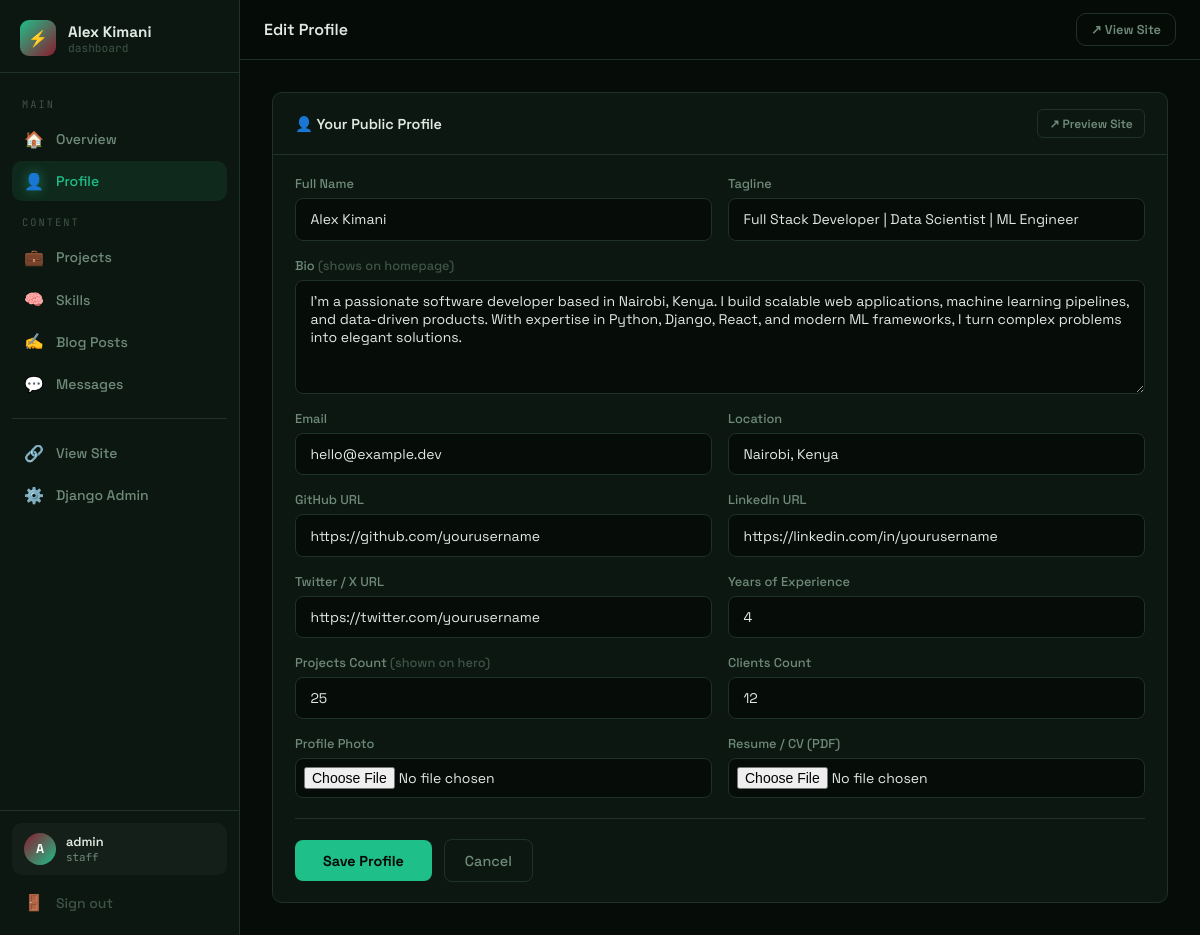
The app's page /dashboard/profile/ (signed in), older data.
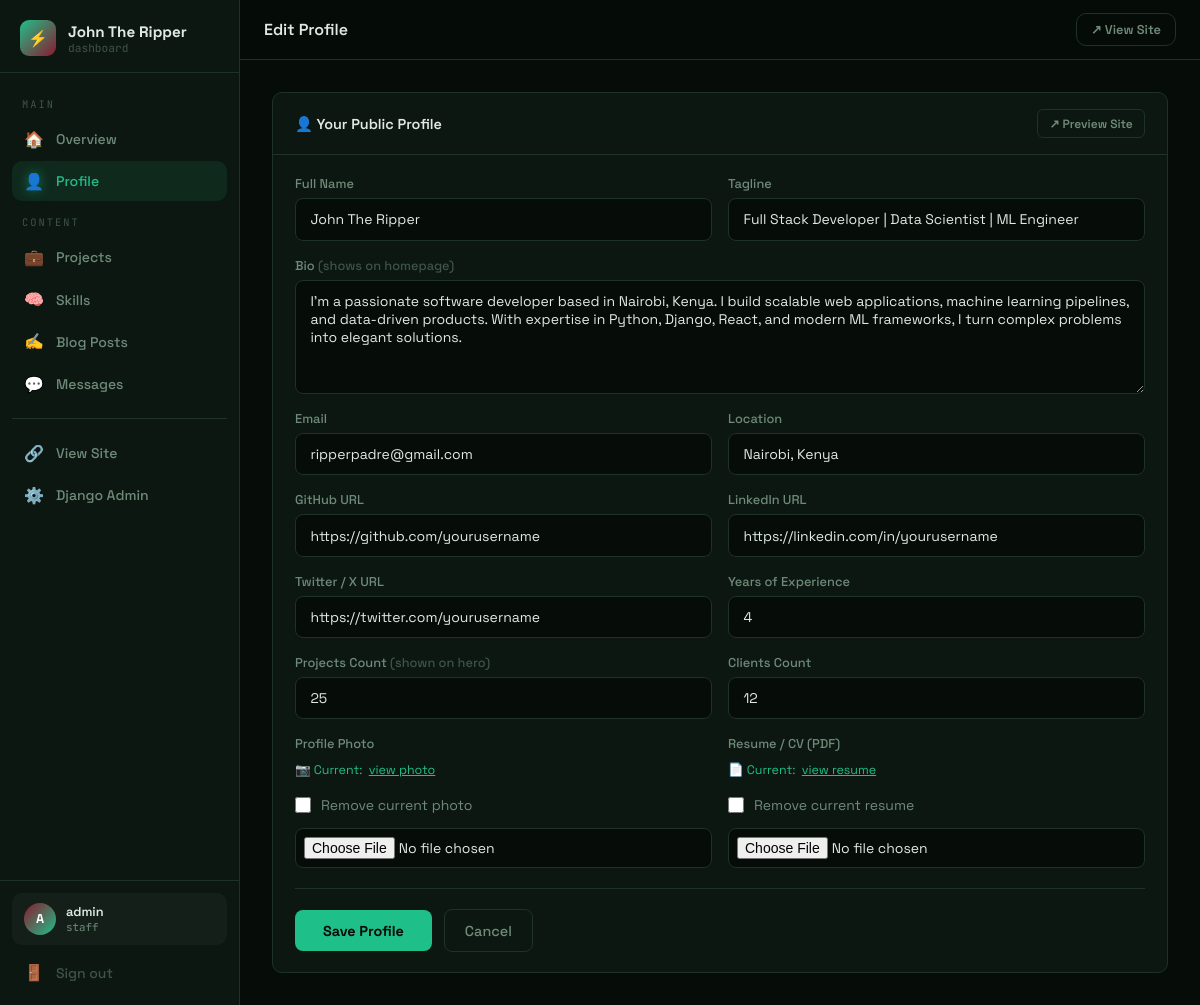
The same page, newer data.
### core/models.py (models this page shows, shortened)
class Profile(models.Model):
    name = models.CharField(max_length=100, default="Your Name")
    tagline = models.CharField(max_length=200, default="Full Stack Developer | Data Scientist")
    bio = models.TextField(default="")
    avatar = models.ImageField(upload_to='profile/', blank=True, null=True)
    resume = models.FileField(upload_to='resume/', blank=True, null=True)
    github = models.URLField(blank=True)
    linkedin = models.URLField(blank=True)
    twitter = models.URLField(blank=True)
    email = models.EmailField(blank=True)
    location = models.CharField(max_length=100, blank=True, default="Nairobi, Kenya")
    years_experience = models.IntegerField(default=0)
    projects_count = models.IntegerField(default=0)
    clients_count = models.IntegerField(default=0)
    class Meta:
        verbose_name = "Profile"

### core/dashboard_views.py (the view)
    def wrapper(request, *args, **kwargs):
        if not request.user.is_authenticated:
            return redirect(f'/dashboard/login/?next={request.path}')
        if not request.user.is_staff:
            return redirect('/')
        return view_func(request, *args, **kwargs)

### core/forms.py
class ProfileForm(forms.ModelForm):
    class Meta:
        model = Profile
        fields = [
            'name', 'tagline', 'bio', 'avatar', 'resume',
            'email', 'location', 'github', 'linkedin', 'twitter',
            'years_experience', 'projects_count', 'clients_count',
        ]
        widgets = {
            'bio': forms.Textarea(attrs={'rows': 5}),
        }

### core/context_processors.py (called while the page is built)
def site_profile(request):
    profile = Profile.objects.first()
    return {'site_profile': profile}

### core/dashboard_views.py (called while the page is built)
def _staff_required(view_func):
    def wrapper(request, *args, **kwargs):
        if not request.user.is_authenticated:
            return redirect(f'/dashboard/login/?next={request.path}')
        if not request.user.is_staff:
            return redirect('/')
        return view_func(request, *args, **kwargs)
    wrapper.__name__ = view_func.__name__
    return wrapper

def _dash_context(request, **extra):
    unread = ContactMessage.objects.filter(read=False).count()
    ctx = {'unread_count': unread}
    ctx.update(extra)
    return ctx

### core/templates/core/dashboard/profile.html (shortened to what the changed rows need)
{% extends 'core/dashboard/base.html' %}
{% block content %}
<div class="dash-card" style="max-width:900px">
  <div class="dash-card-body">
    <form method="POST" enctype="multipart/form-data" novalidate>
      <div class="form-grid">
        <div class="field-group">
          <label class="field-label" for="{{ form.name.id_for_label }}">Full Name</label>
          <input type="text" name="{{ form.name.html_name }}" id="{{ form.name.id_for_label }}"
            value="{{ form.name.value|default:'' }}" class="field-input" placeholder="Alex Kimani">
        </div>
        <div class="field-group">
          <label class="field-label" for="{{ form.tagline.id_for_label }}">Tagline</label>
          <input type="text" name="{{ form.tagline.html_name }}" id="{{ form.tagline.id_for_label }}"
            value="{{ form.tagline.value|default:'' }}" class="field-input" placeholder="Full Stack Developer | Data Scientist">
        </div>
        <div class="field-group form-full">
          <label class="field-label">Bio <span style="color:var(--text-dim)">(shows on homepage)</span></label>
          <textarea name="{{ form.bio.html_name }}" class="field-input" rows="5"
            placeholder="Tell visitors about yourself...">{{ form.bio.value|default:'' }}</textarea>
        </div>
        <div class="field-group">
          <label class="field-label">Email</label>
          <input type="email" name="{{ form.email.html_name }}"
            value="{{ form.email.value|default:'' }}" class="field-input" placeholder="hello@example.com">
        </div>
        <div class="field-group">
          <label class="field-label">Location</label>
          <input type="text" name="{{ form.location.html_name }}"
            value="{{ form.location.value|default:'' }}" class="field-input" placeholder="Nairobi, Kenya">
        </div>
        <div class="field-group">
          <label class="field-label">GitHub URL</label>
          <input type="url" name="{{ form.github.html_name }}"
            value="{{ form.github.value|default:'' }}" class="field-input" placeholder="https://github.com/username">
        </div>
        <div class="field-group">
          <label class="field-label">LinkedIn URL</label>
          <input type="url" name="{{ form.linkedin.html_name }}"
            value="{{ form.linkedin.value|default:'' }}" class="field-input" placeholder="https://linkedin.com/in/username">
        </div>
        <div class="field-group">
          <label class="field-label">Twitter / X URL</label>
          <input type="url" name="{{ form.twitter.html_name }}"
            value="{{ form.twitter.value|default:'' }}" class="field-input" placeholder="https://twitter.com/username">
        </div>
        <div class="field-group">
          <label class="field-label">Profile Photo</label>
          {% if profile.avatar %}
          <div class="field-file-current">📷 Current: <a href="{{ profile.avatar.url }}" target="_blank" style="color:var(--accent)">view photo</a></div>
          <label class="field-check" style="margin-top:0.25rem">
            <input type="checkbox" name="{{ form.avatar.html_name }}-clear">
            <span>Remove current photo</span>
          </label>
          {% endif %}
          <input type="file" name="{{ form.avatar.html_name }}" class="field-input" accept="image/*" style="padding:0.5rem">
        </div>
        <div class="field-group">
          <label class="field-label">Resume / CV (PDF)</label>
          {% if profile.resume %}
          <div class="field-file-current">📄 Current: <a href="{{ profile.resume.url }}" target="_blank" style="color:var(--accent)">view resume</a></div>
          <label class="field-check" style="margin-top:0.25rem">
            <input type="checkbox" name="{{ form.resume.html_name }}-clear">
            <span>Remove current resume</span>
          </label>
          {% endif %}
          <input type="file" name="{{ form.resume.html_name }}" class="field-input" accept=".pdf,.doc,.docx" style="padding:0.5rem">
        </div>
      </div>
    </form>
  </div>
</div>
{% endblock %}

### core/templates/core/dashboard/base.html (shortened to what this page needs)
<!DOCTYPE html>
<html lang="en">
<head>
  {% load static %}
</head>
<body>
<div class="dash-layout">
  <aside class="dash-sidebar" id="dashSidebar">
    <div class="sidebar-brand">
      <div class="sidebar-brand-icon">⚡</div>
      <div class="sidebar-brand-text">
        <div class="sidebar-brand-name">{{ site_profile.name|default:"Portfolio" }}</div>
        <div class="sidebar-brand-sub">dashboard</div>
      </div>
    </div>
    <nav class="sidebar-nav">
      <p class="sidebar-section-label">Main</p>
      <a href="{% url 'dashboard_home' %}" class="sidebar-link {% block nav_home %}{% endblock %}">
        <span class="s-icon">🏠</span> Overview
      </a>
      <a href="{% url 'dashboard_profile' %}" class="sidebar-link {% block nav_profile %}{% endblock %}">
        <span class="s-icon">👤</span> Profile
      </a>
      <p class="sidebar-section-label">Content</p>
      <a href="{% url 'dashboard_projects' %}" class="sidebar-link {% block nav_projects %}{% endblock %}">
        <span class="s-icon">💼</span> Projects
      </a>
      <a href="{% url 'dashboard_skills' %}" class="sidebar-link {% block nav_skills %}{% endblock %}">
        <span class="s-icon">🧠</span> Skills
      </a>
      <a href="{% url 'dashboard_blog' %}" class="sidebar-link {% block nav_blog %}{% endblock %}">
        <span class="s-icon">✍️</span> Blog Posts
      </a>
      <a href="{% url 'dashboard_messages' %}" class="sidebar-link {% block nav_messages %}{% endblock %}">
        <span class="s-icon">💬</span> Messages
      </a>
      <div class="sidebar-divider"></div>
      <a href="/" target="_blank" class="sidebar-link">
        <span class="s-icon">🔗</span> View Site
      </a>
      {% if request.user.is_superuser %}
      <a href="/admin/" class="sidebar-link">
        <span class="s-icon">⚙️</span> Django Admin
      </a>
      {% endif %}
    </nav>
    <div class="sidebar-footer">
      <div class="user-card">
        <div class="user-avatar">{{ request.user.username|first|upper }}</div>
        <div>
          <div class="user-name">{{ request.user.username }}</div>
          <div class="user-role">staff</div>
        </div>
      </div>
      <a href="{% url 'dashboard_logout' %}" class="sidebar-link" style="margin-top:0.5rem;color:var(--text-dim)">
        <span class="s-icon">🚪</span> Sign out
      </a>
    </div>
  </aside>
  <div class="dash-main">
    <header class="dash-topbar">
      <div class="topbar-left">
        <span class="page-title">{% block page_title %}Dashboard{% endblock %}</span>
      </div>
      <div class="topbar-right">
        <a href="/" target="_blank" class="topbar-btn topbar-btn-outline">↗ View Site</a>
      </div>
    </header>
    <div class="dash-content">
      {% block content %}{% endblock %}
    </div>
  </div>
</div>
</body>
</html>

Row changes from the older to the newer data that the page shows:
changed Profile "Full Stack Developer | Data Scientist | ML Engineer": name "Alex Kimani" → "John The Ripper"; email "hello@example.dev" → "ripperpadre@gmail.com"; resume empty → "resume/members.pdf" (drawn)
Text that changed along with them:
form field avatar.html_name: (not shown) → "☐"
form field resume.html_name: (not shown) → "☐"
text now shown: "📷 Current: view photo Remove current photo 📄 Current: view resume Remove current resume"
